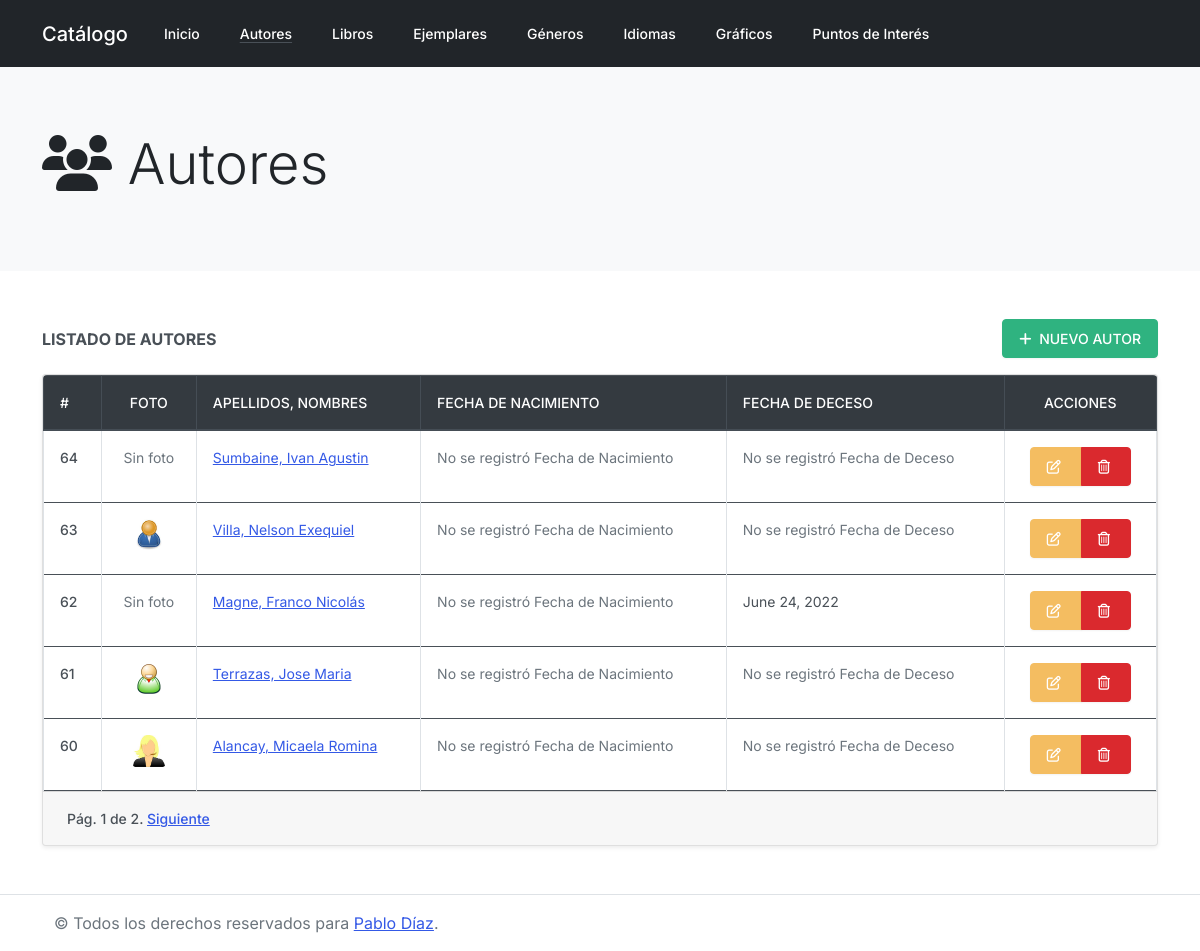
The page /catalogo/autores/ on the database its author committed.
### catalogo/models.py (models this page shows, shortened)
class Autor(models.Model):
    nombre = models.CharField(max_length=50)
    apellido = models.CharField(max_length=50)
    fechaNac = models.DateField(null=True, blank=True)
    fechaDeceso = models.DateField('Fallecido', null=True, blank=True)
    image=models.ImageField(upload_to='catalogo/upload/img', null=True, blank=True)
    def __str__(self):
        return '%s, %s' % (self.apellido, self.nombre)
    class Meta:
        ordering = ["-id", "apellido", "nombre"]

### catalogo/views.py (the view)
# urls.py: path('autores/', views.AuthorListView.as_view(), name='author_list'),
class AuthorListView(generic.ListView):
    model = Autor
    context_object_name = 'authors'
    paginate_by = 5
    queryset = Autor.objects.order_by('-id')
    template_name = 'authors/index.html'

### catalogo/templates/authors/index.html (shortened to what this page needs)
{% extends "base.html" %}
{% block jumbotron %}
{% include "partials/jumbotron.html" with icon="<i class='fas fa-users'></i>" title="Autores" %}
{% endblock %}
{% block content %}
<div class="row">
    <div class="col-12">
        <div class="d-flex justify-content-between align-items-center mb-3">
            <span class="font-weight-bold">LISTADO DE AUTORES</span>
            <a href="{% url 'author_create' %}" class="btn btn-success">
                <i class="fas fa-plus mr-1"></i> NUEVO AUTOR
            </a>
        </div>
        <div class="card shadow-sm">
            <div class="card-body table-responsive rounded-top p-0">
                <table class="table table-hover table-bordered mb-0">
                    <thead class="thead-dark">
                        <tr>
                            <th scope="col">#</th>
                            <th scope="col" class="text-center">Foto</th>
                            <th scope="col">Apellidos, Nombres</th>
                            <th scope="col">Fecha de Nacimiento</th>
                            <th scope="col">Fecha de Deceso</th>
                            <th scope="col" class="text-center">Acciones</th>
                        </tr>
                    </thead>
                    <tbody>
                        {% for author in authors %}
                            <tr>
                                <th scope="row">
                                    {{ author.id }}
                                </th>
                                <td class="text-center">
                                    {% if author.image %}
                                    <img src="{{  author.image.url }}" alt="{{ author }}" class="img-fluid"
                                        style="height: 2rem; width: 2rem;">
                                    {% else %}
                                    <p class="text-muted mb-0">Sin foto</p>
                                    {% endif %}
                                </td>
                                <td>
                                    <a href="{% url 'author_details' author.id %}">{{ author }}</a>
                                </td>
                                <td>
                                    {% if author.fechaNac %}
                                    {{ author.fechaNac }}
                                    {% else %}
                                    <p class="text-muted mb-0">No se registró Fecha de Nacimiento</p>
                                    {% endif %}
                                </td>
                                <td>
                                    {% if author.fechaDeceso %}
                                        {{ author.fechaDeceso }}
                                    {% else %}
                                        <p class="text-muted mb-0">No se registró Fecha de Deceso</p>
                                    {% endif %}
                                </td>
                                <td class="text-center">
                                    <div class="btn-group" role="group" aria-label="Basic example">
                                        <a href="{% url 'author_update' author.id %}" class="btn btn-warning">
                                            <i class="fas fa-edit font-weight-light mr-1"></i>
                                        </a>
                                        <button type="button" class="btn btn-danger" data-toggle="modal"
                                        data-target="#author-{{ author.id }}">
                                            <i class="fas fa-trash-alt font-weight-light mr-1"></i>
                                        </button>
                                    </div>
                                </td>
                            </tr>
                        {% empty %}
                            <tr class="bg-red">
                                <td colspan="6" class="text-center">
                                    ¡Oops! No tenemos Autores en Catálogo.
                                </td>
                            </tr>
                        {% endfor %}
                    </tbody>
                </table>
            </div>
            {% block pagination %}
                {% if is_paginated %}
                    <div class="card-footer">
                        <div class="pagination">
                            <span class="page-links">
                                <span class="page-current">
                                    Pág. {{ page_obj.number }} de {{ page_obj.paginator.num_pages }}.
                                </span>
                                {% if page_obj.has_next %}
                                <a href="{{ request.path }}?page={{ page_obj.next_page_number }}">Siguiente</a>
                                {% endif %}
                            </span>
                        </div>
                    </div>
                {% endif %}
            {% endblock %}
        </div>
    </div>
</div>
{% endblock %}

### rows shown on the page
Autor: id "64", image "Sin foto", apellido+nombre "Sumbaine, Ivan Agustin", shows "No se registró Fecha de Nacimiento", shows "No se registró Fecha de Deceso"
Autor: id "63", image (picture), apellido+nombre "Villa, Nelson Exequiel", shows "No se registró Fecha de Nacimiento", shows "No se registró Fecha de Deceso"
Autor: id "62", image "Sin foto", apellido+nombre "Magne, Franco Nicolás", shows "No se registró Fecha de Nacimiento", fechaDeceso "June 24, 2022"
Autor: id "61", image (picture), apellido+nombre "Terrazas, Jose Maria", shows "No se registró Fecha de Nacimiento", shows "No se registró Fecha de Deceso"
Autor: id "60", image (picture), apellido+nombre "Alancay, Micaela Romina", shows "No se registró Fecha de Nacimiento", shows "No se registró Fecha de Deceso"

### other values the page prints
{{ title }} "Autores"
{{ page_obj.number }} "1"
{{ page_obj.paginator.num_pages }} "2"
